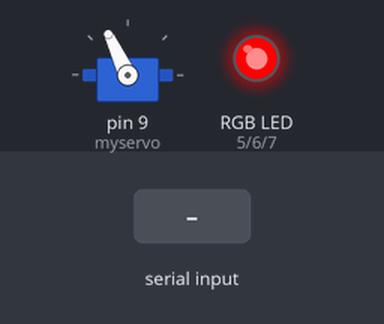
A sketch run on a simulated Arduino Uno, built with avr-gcc and run on an emulated ATmega328P. Shown: servo, an RGB LED mixed from three pins (HIGH = lit). Inputs (shaded band) come from the test bench.

Above: at 6.2 s.
6.3 s: "O" received over Serial
At 6.6 s:
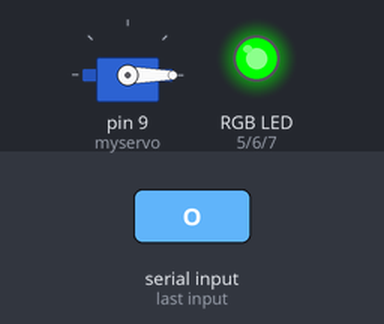
7.8 s: "C" received over Serial
At 8.9 s:
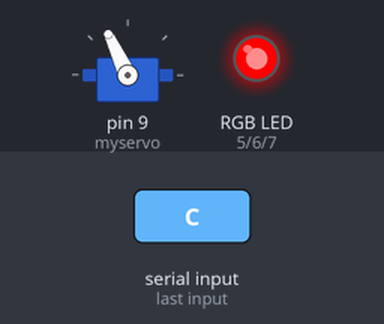
Timing chart, 0 to 10.8 s (numbered marks = the images above; inputs shaded):
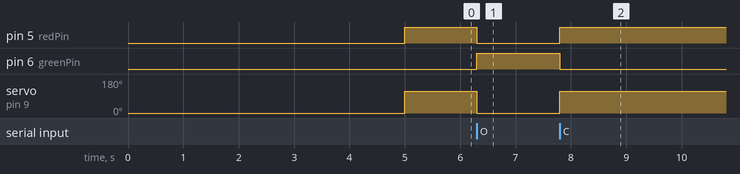

The sketch:

secondArduino.ino
```cpp
// Arduino 2 (C)
// Servo Motor latch and rgb light
#include <Servo.h>

Servo myservo;
int redPin = 5;
int greenPin = 6;
int bluePin = 7;

void setup() {
  // put your setup code here, to run once:
  pinMode(redPin, OUTPUT);
  pinMode(greenPin, OUTPUT);
  pinMode(bluePin, OUTPUT);

  myservo.attach(9);
  Serial.begin(9600);
  myservo.write(0);
  //gives us 5 seconds to close the door before it locks
  delay(5000);
  //locks the door
  myservo.write(115);
  analogWrite(redPin, 255);
  analogWrite(greenPin, 0);
  analogWrite(bluePin, 0);
}


void loop() {
  // put your main code here, to run repeatedly:
  if (Serial.available() > 0){
    char reading = Serial.read();

    //if the remote says to close or reset then reset the latch to the closed position
    if(reading == 'C' || reading == 'R'){
      analogWrite(redPin, 255);
      analogWrite(greenPin, 0);
      analogWrite(bluePin, 0);
      myservo.write(115);
    }
    else if(reading == 'O'){
      analogWrite(redPin, 0);
      analogWrite(greenPin, 255);
      analogWrite(bluePin, 0);
      myservo.write(0);
    }
  }
}
```

Measured:
- after the input at 6.3 s, pin 5 (redPin): HIGH → LOW at once; pin 6 (greenPin): LOW → HIGH at once; servo on pin 9 (myservo): 115° → 0° at once
- after the input at 7.8 s, pin 5 (redPin): LOW → HIGH at once; pin 6 (greenPin): HIGH → LOW at once; servo on pin 9 (myservo): 0° → 115° at once
